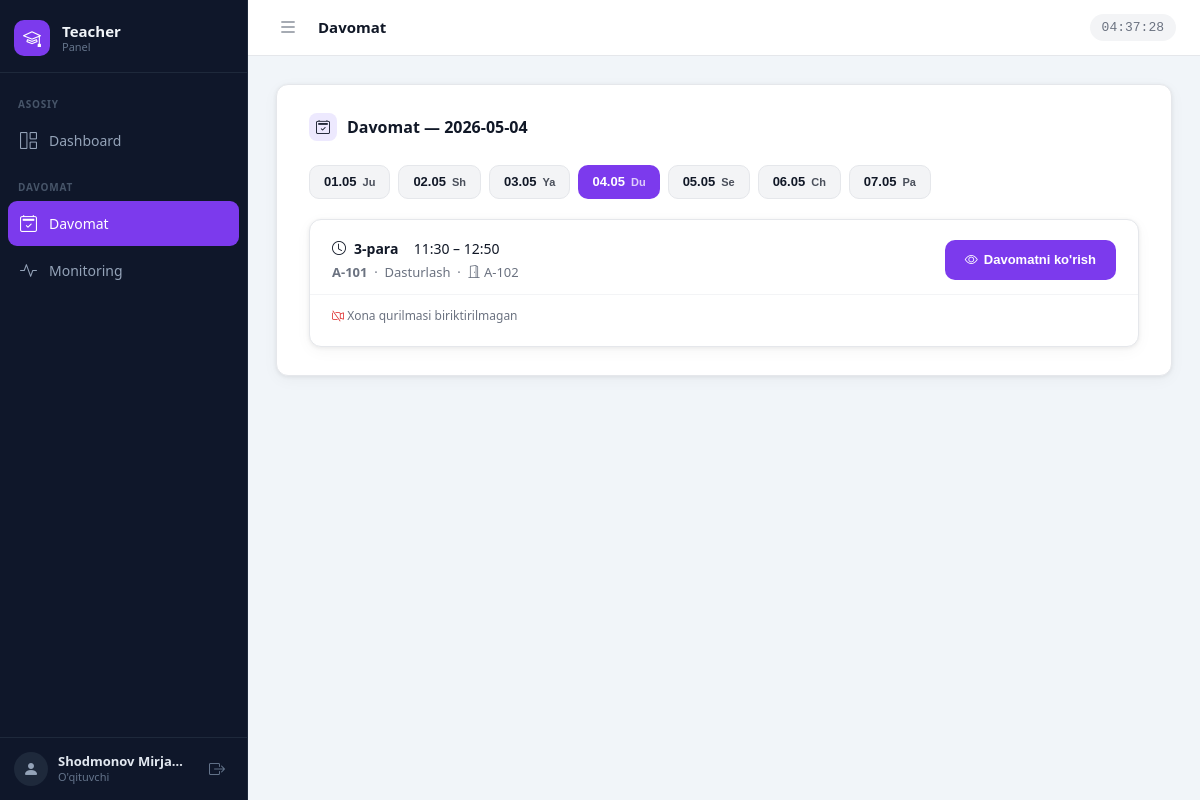
Page /schedule/teacher/attendance/?date=2026-05-04 (signed in) on the earlier database version.
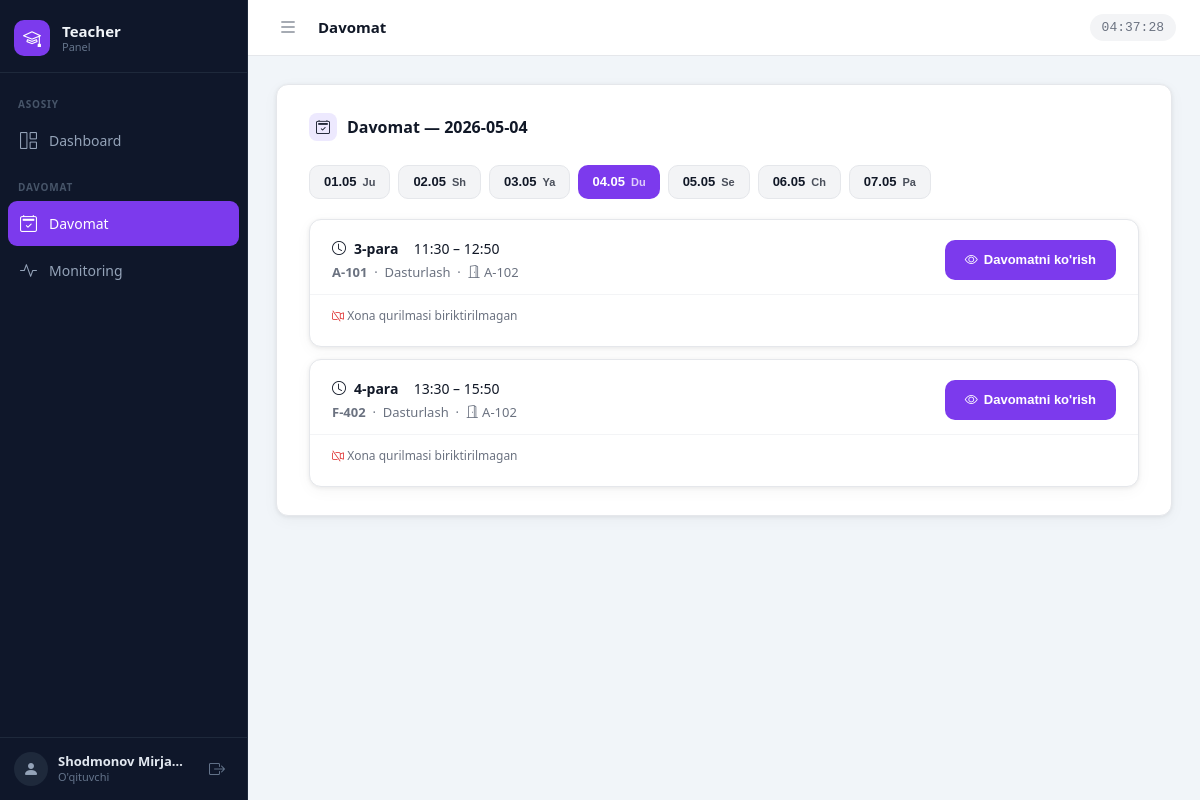
Same page on the later database version.
### apps/schedule/models.py (models this page shows, shortened)
class LessonSlot(models.Model):
    class Weekday(models.IntegerChoices):
        MONDAY = 1, 'Dushanba'
        TUESDAY = 2, 'Seshanba'
        WEDNESDAY = 3, 'Chorshanba'
        THURSDAY = 4, 'Payshanba'
        FRIDAY = 5, 'Juma'
        SATURDAY = 6, 'Shanba'
    class LessonNumber(models.IntegerChoices):
        FIRST = 1, '1-para (08:30-09:50)'
        SECOND = 2, '2-para (10:00-11:20)'
        THIRD = 3, '3-para (11:30-12:50)'
        FOURTH = 4, '4-para (13:30-15:50)'
        FIFTH = 5, '5-para (16:00-17:20)'
    LESSON_TIMES = {
        LessonNumber.FIRST: (time(8, 30), time(9, 50)),
        LessonNumber.SECOND: (time(10, 0), time(11, 20)),
        LessonNumber.THIRD: (time(11, 30), time(12, 50)),
        LessonNumber.FOURTH: (time(13, 30), time(15, 50)),
        LessonNumber.FIFTH: (time(16, 0), time(17, 20)),
    }
    group_subject = models.ForeignKey(
        GroupSubject,
        on_delete=models.CASCADE,
        related_name='lesson_slots',
        verbose_name='Guruh fani',
    )
    room = models.ForeignKey(
        Room,
        on_delete=models.PROTECT,
        related_name='lesson_slots',
        verbose_name='Xona',
    )
    weekday = models.PositiveSmallIntegerField(
        choices=Weekday.choices,
        verbose_name='Hafta kuni',
    )
    lesson_number = models.PositiveSmallIntegerField(
        choices=LessonNumber.choices,
        default=LessonNumber.FIRST,
        verbose_name='Para',
    )
    start_time = models.TimeField(verbose_name='Boshlanish', editable=False)
    end_time = models.TimeField(verbose_name='Tugash', editable=False)
    is_active = models.BooleanField(default=True, verbose_name='Faol')
    created_at = models.DateTimeField(auto_now_add=True)
    class Meta:
        verbose_name = 'Dars sloti'
        verbose_name_plural = 'Dars slotlari'
        ordering = ['weekday', 'lesson_number', 'group_subject__group__group_name']

class GroupSubject(models.Model):
    group = models.ForeignKey(
        Group,
        on_delete=models.CASCADE,
        related_name='group_subjects',
        verbose_name='Guruh',
    )
    subject = models.ForeignKey(
        Subject,
        on_delete=models.PROTECT,
        related_name='group_offerings',
        verbose_name='Fan',
    )
    teacher = models.ForeignKey(
        UserProfile,
        on_delete=models.PROTECT,
        related_name='teaching_assignments',
        verbose_name="O'qituvchi",
    )
    is_active = models.BooleanField(default=True, verbose_name='Faol')
    created_at = models.DateTimeField(auto_now_add=True)
    class Meta:
        verbose_name = 'Guruh fani'
        verbose_name_plural = 'Guruh fanlari'
        ordering = ['group__group_name', 'subject__subject_name']
        constraints = [
            models.UniqueConstraint(
                fields=['group', 'subject'],
                name='unique_group_subject_offering',
            ),
        ]

### apps/groups/models.py (models this page shows, shortened)
class Group(models.Model):
    group_id = models.CharField(max_length=100, unique=True, verbose_name="Group ID")
    group_name = models.CharField(max_length=150, unique=True, verbose_name="Guruh nomi")
    is_active = models.BooleanField(default=True, verbose_name="Faol")
    created_at = models.DateTimeField(auto_now_add=True)
    class Meta:
        verbose_name = "Guruh"
        verbose_name_plural = "Guruhlar"
        ordering = ['group_name']

### apps/subjects/models.py (models this page shows, shortened)
class Subject(models.Model):
    subject_id = models.CharField(max_length=100, unique=True, verbose_name="Fan ID")
    subject_name = models.CharField(max_length=150, unique=True, verbose_name="Fan nomi")
    is_active = models.BooleanField(default=True, verbose_name="Faol")
    created_at = models.DateTimeField(auto_now_add=True)
    class Meta:
        verbose_name = "Fan"
        verbose_name_plural = "Fanlar"
        ordering = ['subject_name']

### apps/rooms/models.py (models this page shows, shortened)
class Room(models.Model):
    room_id = models.CharField(max_length=100, unique=True, verbose_name="Xona ID")
    room_name = models.CharField(max_length=150, unique=True, verbose_name="Xona nomi")
    is_active = models.BooleanField(default=True, verbose_name="Faol")
    created_at = models.DateTimeField(auto_now_add=True)
    class Meta:
        verbose_name = "Xona"
        verbose_name_plural = "Xonalar"
        ordering = ['room_name']

### apps/schedule/views.py (the view)
# urls.py: path('teacher/attendance/', views.teacher_attendance, name='teacher_attendance'),
@login_required
def teacher_attendance(request):
    teacher_profile = _get_linked_teacher_profile(request.user)
    if teacher_profile is None:
        return HttpResponseForbidden("Bu sahifa faqat teacher uchun.")
    tashkent_tz = timezone.get_fixed_timezone(300)  # UTC+5 for Tashkent
    selected_date = _parse_selected_date(request, tashkent_tz)
    selected_weekday = selected_date.isoweekday()
    day_buttons = [
        selected_date + timedelta(days=offset)
        for offset in range(-3, 4)
    ]
    assignments = GroupSubject.objects.filter(
        teacher=teacher_profile,
        is_active=True,
    )
    slots = LessonSlot.objects.filter(
        group_subject__in=assignments,
        is_active=True,
        weekday=selected_weekday,
    ).select_related('group_subject__group', 'group_subject__subject', 'room').order_by('lesson_number')
    slot_rows = []
    for slot in slots:
        room_device = _room_device_or_none(slot.room)
        has_room_device = bool(
            room_device and room_device.is_active and room_device.device_type == 'room'
        )
        slot_rows.append({
            'slot': slot,
            'has_room_device': has_room_device,
            'room_device_name': room_device.name if room_device else '',
        })
    return render(request, 'schedule/teacher_attendance_list.html', {
        'teacher_profile': teacher_profile,
        'day_buttons': day_buttons,
        'slot_rows': slot_rows,
        'selected_date': selected_date.strftime('%Y-%m-%d'),
    })

### apps/schedule/views.py (called while the page is built)
def _get_linked_teacher_profile(user):
    if not user.is_authenticated:
        return None
    return UserProfile.objects.filter(
        auth_user=user,
        role=UserProfile.Role.TEACHER,
        is_active=True,
    ).first()

def _parse_selected_date(request, tashkent_tz):
    selected_date_str = (request.GET.get('date') or '').strip()
    if selected_date_str:
        try:
            return datetime.strptime(selected_date_str, '%Y-%m-%d').date()
        except ValueError:
            pass
    current_date = timezone.localtime(timezone.now(), tashkent_tz).date()
    return current_date

def _room_device_or_none(room):
    try:
        return room.attendance_device
    except Device.DoesNotExist:
        return None

### apps/user_management/models.py (called while the page is built)
    def get_full_name(self):
        return f"{self.last_name} {self.first_name}"

### apps/schedule/templates/schedule/teacher_attendance_list.html (shortened to what this page needs)
{% extends 'teacher_base.html' %}
{% load static %}
{% block page_title %}Davomat{% endblock %}
{% block nav_teacher_attendance %}active{% endblock %}
{% block content %}
<div class="card">
    <div class="card-title">
        <div class="icon"><i class="bi bi-calendar2-check"></i></div>
        Davomat — {{ selected_date }}
    </div>
    <div style="display:flex;gap:8px;flex-wrap:wrap;margin-bottom:20px;">
        {% for day in day_buttons %}
        <a href="?date={{ day|date:'Y-m-d' }}"
           class="btn-{% if day|date:'Y-m-d' == selected_date %}primary{% else %}secondary{% endif %}"
           style="font-size:13px;padding:6px 14px;">
            {{ day|date:"d.m" }}
            <span style="font-size:11px;opacity:0.75;display:block;text-align:center;">
                {% if day.isoweekday == 1 %}Du{% elif day.isoweekday == 2 %}Se{% elif day.isoweekday == 3 %}Ch{% elif day.isoweekday == 4 %}Pa{% elif day.isoweekday == 5 %}Ju{% elif day.isoweekday == 6 %}Sh{% else %}Ya{% endif %}
            </span>
        </a>
        {% endfor %}
    </div>
    {% if slot_rows %}
        <div style="display:flex;flex-direction:column;gap:12px;">
            {% for row in slot_rows %}
            <div class="dash-card" style="margin:0;">
                <div class="dash-card-header" style="flex-wrap:wrap;gap:8px;">
                    <div>
                        <h3 class="dash-card-title" style="margin:0;">
                            <i class="bi bi-clock"></i>
                            {{ row.slot.lesson_number }}-para &nbsp;
                            <span style="font-weight:400;font-size:14px;">
                                {{ row.slot.start_time|time:"H:i" }} – {{ row.slot.end_time|time:"H:i" }}
                            </span>
                        </h3>
                        <div style="margin-top:4px;font-size:13px;color:var(--text-muted);">
                            <strong>{{ row.slot.group_subject.group.group_name }}</strong>
                            &nbsp;·&nbsp;
                            {{ row.slot.group_subject.subject.subject_name }}
                            &nbsp;·&nbsp;
                            <i class="bi bi-door-open"></i> {{ row.slot.room.room_name }}
                        </div>
                    </div>
                    <a href="{% url 'schedule:teacher_attendance_detail' row.slot.pk %}?date={{ selected_date }}"
                       class="btn-primary" style="font-size:13px;">
                        <i class="bi bi-eye"></i> Davomatni ko'rish
                    </a>
                </div>
                <div class="dash-card-body" style="padding-top:8px;">
                    {% if row.has_room_device %}
                        <span style="font-size:12px;color:var(--text-muted);">
                            <i class="bi bi-camera-video" style="color:var(--color-green);"></i>
                            Xona qurilmasi: <strong>{{ row.room_device_name }}</strong>
                        </span>
                    {% else %}
                        <span style="font-size:12px;color:var(--text-muted);">
                            <i class="bi bi-camera-video-off" style="color:var(--color-red);"></i>
                            Xona qurilmasi biriktirilmagan
                        </span>
                    {% endif %}
                </div>
            </div>
            {% endfor %}
        </div>
    {% endif %}
</div>
{% endblock %}

Differences in the rows shown:
added LessonSlot: slot.lesson_number "4", slot.start_time "13:30", slot.end_time "15:50", slot.group_subject.group.group_name "F-402", slot.group_subject.subject.subject_name "Dasturlash", slot.room.room_name "A-102"
